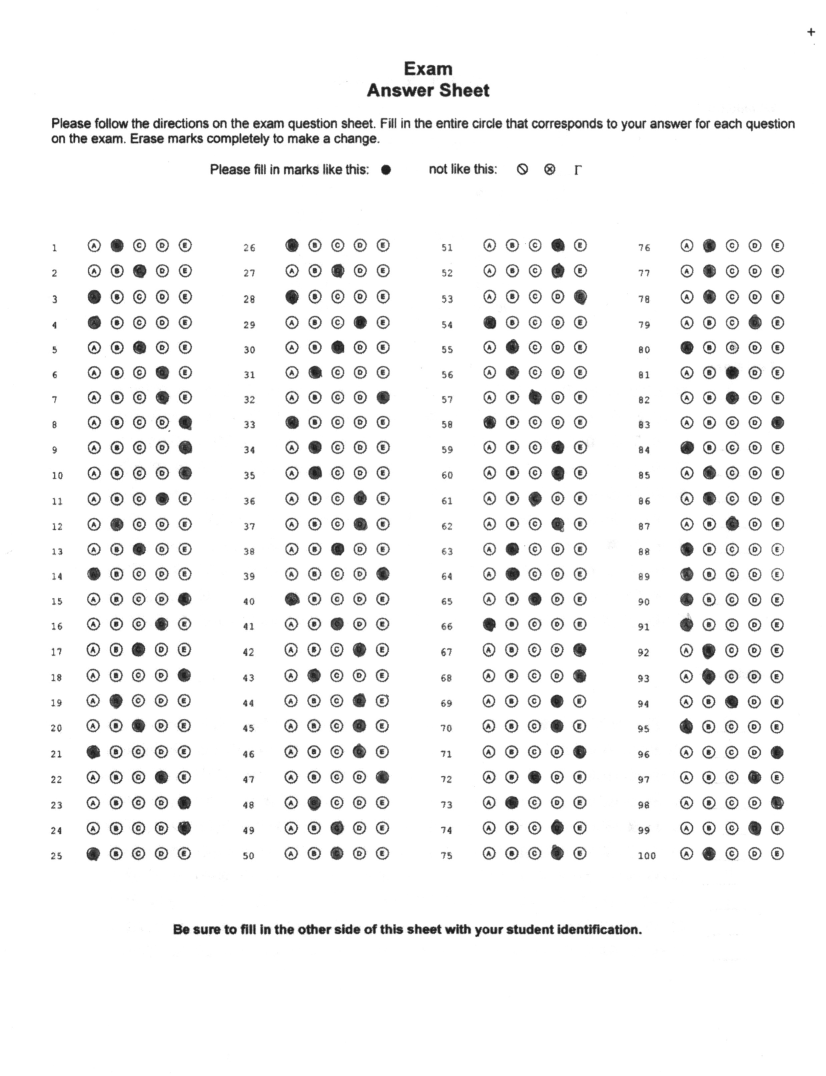
#> input picture app/flask/data_images/answer_key.png, 1652 x 2152 px (shown at 1/2 size)
$ python -i get_responses_200_first.py   (imports and definitions only)
#> lines starting #> are read from the running program, lines starting #| are printed output that depends on the picture; after the words box and inside, x2 and y2 are one past the last pixel; in counts of white or black regions, pixels touching at a corner belong together
import cv2
import os
import numpy as np

def get_bubble_bounding_boxes_first(image_path):
    # Check if the file exists
#> called with image_path = 'data_images/answer_key.png'
    if not os.path.exists(image_path):
        raise FileNotFoundError(f"Error: File '{image_path}' not found.")

    # Load the image
    image = cv2.imread(image_path)
#> image is the input picture: shape (2152, 1652, 3); min 18, max 255, mean 243.1

    # Check if the image was loaded successfully
    if image is None:
        raise ValueError(f"Error: Unable to load image '{image_path}'.")

    # Get the image dimensions
    height, width, channels = image.shape

    # Calculate the height of the top 1/5 of the image
    cut_off_height = height // 3

    # Crop the image to remove the top 1/5
    cropped_image = image[cut_off_height:height, 0:width]
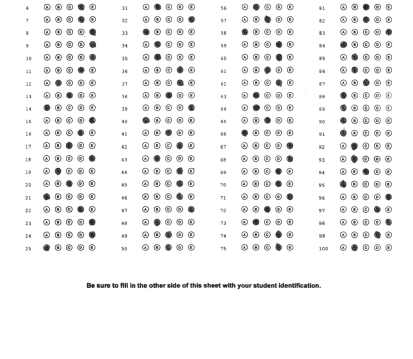
#> cropped_image: shape (1435, 1652, 3) (shown at 1/4 size); min 18, max 255, mean 242.4
    cropped_image = cv2.resize(cropped_image, (2200,1440))
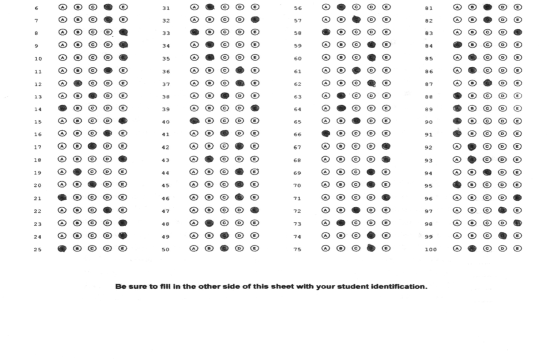
#> cropped_image: shape (1440, 2200, 3) (shown at 1/4 size); min 20, max 255, mean 242.4

    # Convert to grayscale
    gray = cv2.cvtColor(cropped_image, cv2.COLOR_BGR2GRAY)

    #cv2.imshow("Grayscaled", gray)
    #cv2.waitKey(0)

    # Apply Median Blur to reduce noise
    median_blurred = cv2.medianBlur(gray, 5)

    #cv2.imshow("Blurred", median_blurred)
    #cv2.waitKey(0)

    # Apply Bilateral Filtering to reduce noise while preserving edges
    bilateral_filtered = cv2.bilateralFilter(median_blurred, 9, 75, 75)

    #cv2.imshow("Bilateral Filtered", bilateral_filtered)
    #cv2.waitKey(0)#

    # Apply thresholding
    _, contourThresh = cv2.threshold(bilateral_filtered, 158, 255, cv2.THRESH_BINARY_INV)
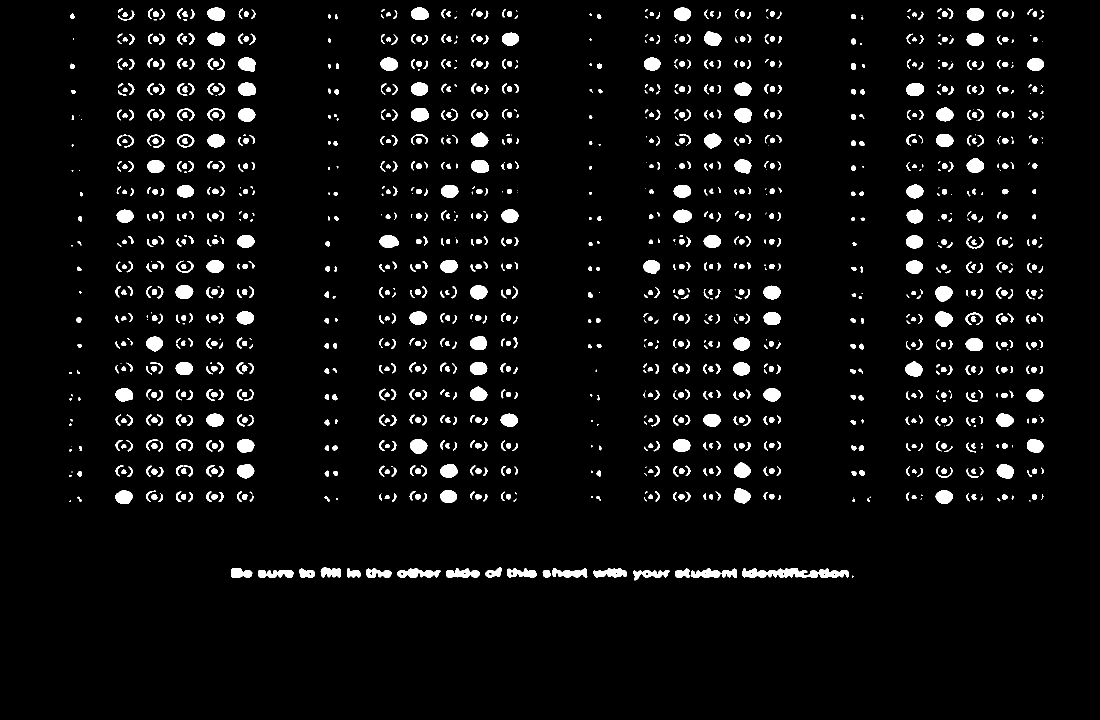
#> contourThresh: shape (1440, 2200) (shown at 1/2 size); 4.5% white; 1341 white regions (234 under 20 px), largest, box (x1, y1, x2, y2) and area: (1485, 1136, 1698, 1156) 2653, (794, 1136, 881, 1156) 1045, (892, 1136, 960, 1155) 876

    # Apply Morphological operations to remove noise
    kernel = np.ones((3, 3), np.uint8)
    morphed = cv2.morphologyEx(contourThresh, cv2.MORPH_OPEN, kernel)
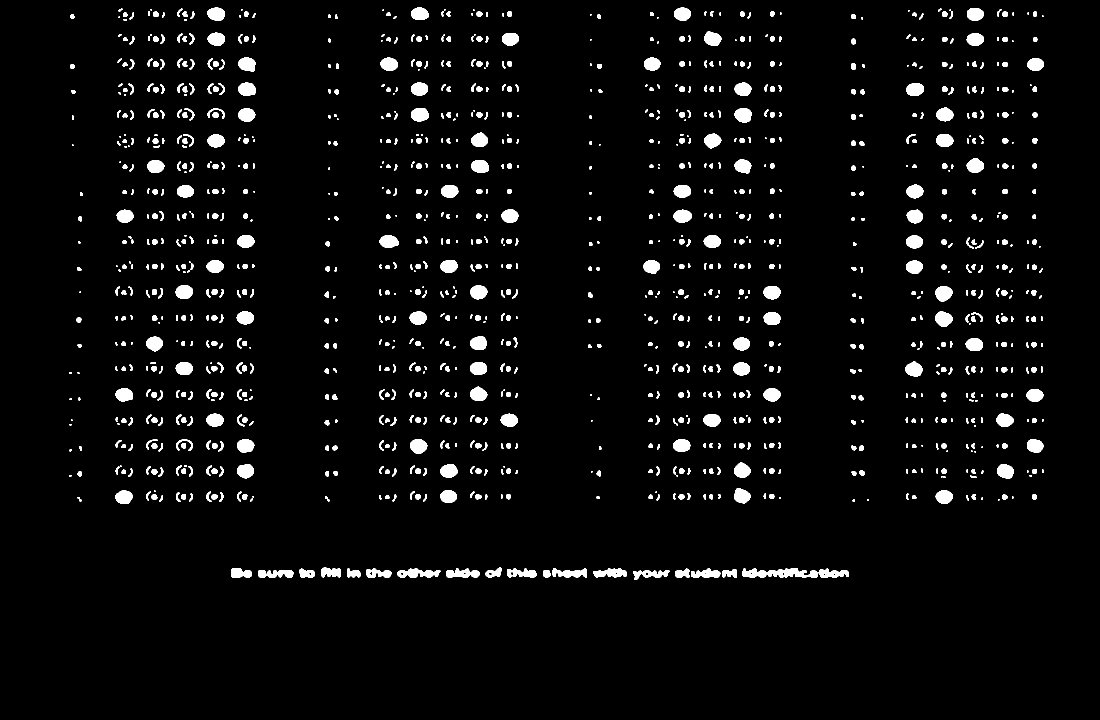
#> morphed: shape (1440, 2200) (shown at 1/2 size); 4.1% white; 1202 white regions (212 under 20 px)

    # Find contours
    contours, _ = cv2.findContours(morphed, cv2.RETR_EXTERNAL, cv2.CHAIN_APPROX_SIMPLE)
#> contours = 1202 contours, 341 with area under 20; largest, box (x1, y1, x2, y2) and area: (1485, 1136, 1636, 1155) 1723, (794, 1136, 881, 1156) 964, (892, 1136, 959, 1155) 799, (1187, 1136, 1254, 1155) 786, (1105, 1136, 1174, 1155) 776

    # Filter contours
    bubbles = [cnt for cnt in contours if 300 < cv2.contourArea(cnt) < 1500]
#> bubbles = 97 contours; largest, box (x1, y1, x2, y2) and area: (794, 1136, 881, 1156) 964, (892, 1136, 959, 1155) 799, (1187, 1136, 1254, 1155) 786, (1105, 1136, 1174, 1155) 776, (1870, 622, 1905, 654) 764

    # Extract bounding boxes for each detected bubble
    bounding_boxes = []
    for cnt in bubbles:
        x, y, w, h = cv2.boundingRect(cnt)
        bounding_boxes.append((x, y, w, h))
        cv2.rectangle(cropped_image, (x, y), (x + w, y + h), (0, 255, 0), 2)
#> this loop made 97 passes
#> (x, y, w, h) on passes 1 to 8: (1267, 1140, 72, 20), (516, 1140, 71, 16), (1444, 1138, 30, 17), (1637, 1137, 61, 19), (1382, 1137, 59, 18), (1350, 1137, 29, 18), (694, 1137, 27, 18), (599, 1137, 31, 19)
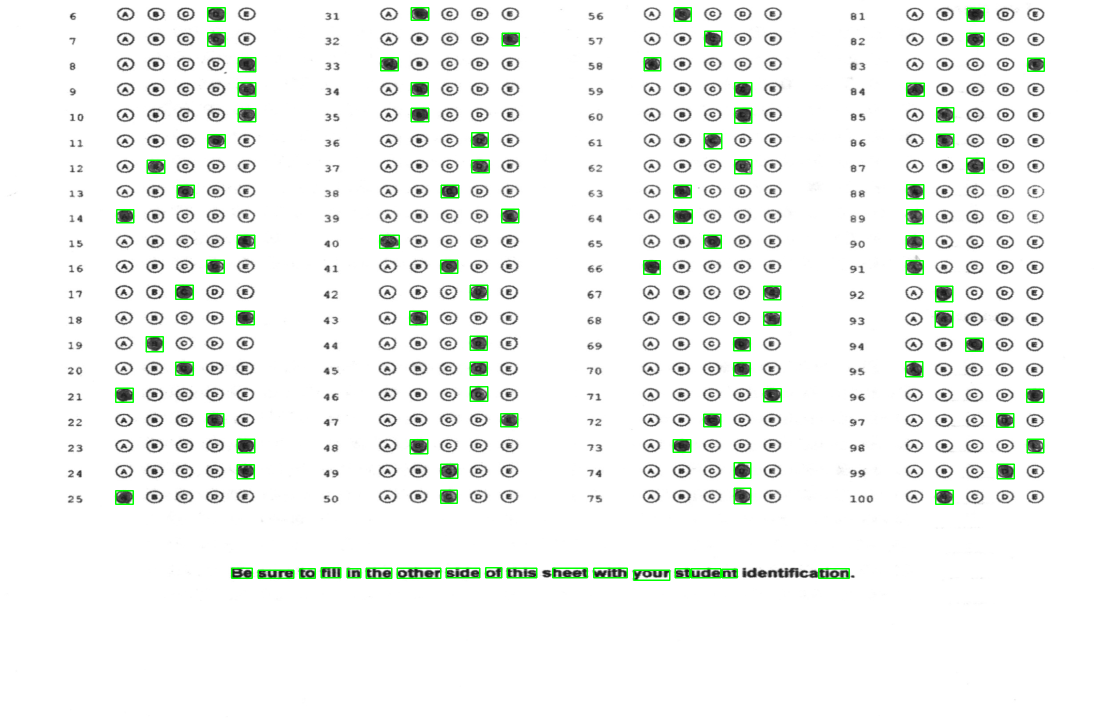
#> cropped_image: shape (1440, 2200, 3) (shown at 1/2 size); 1.15% of pixels changed, all inside (x1, y1, x2, y2) = (230, 14, 2090, 1162)
#> after the loop, bounding_boxes = 97 items, first 6: (1267, 1140, 72, 20), (516, 1140, 71, 16), (1444, 1138, 30, 17), (1637, 1137, 61, 19), (1382, 1137, 59, 18), (1350, 1137, 29, 18)

    #cv2.imshow("Responses", cropped_image)
    #cv2.waitKey(0)

    return bounding_boxes

#get_bubble_bounding_boxes_first('data_images/test_2_page_1.png')

>>> result = get_bubble_bounding_boxes_first('data_images/answer_key.png')
#> result has the same summary as bounding_boxes in get_bubble_bounding_boxes_first

$ run again, on app/flask/data_images/page_1.png
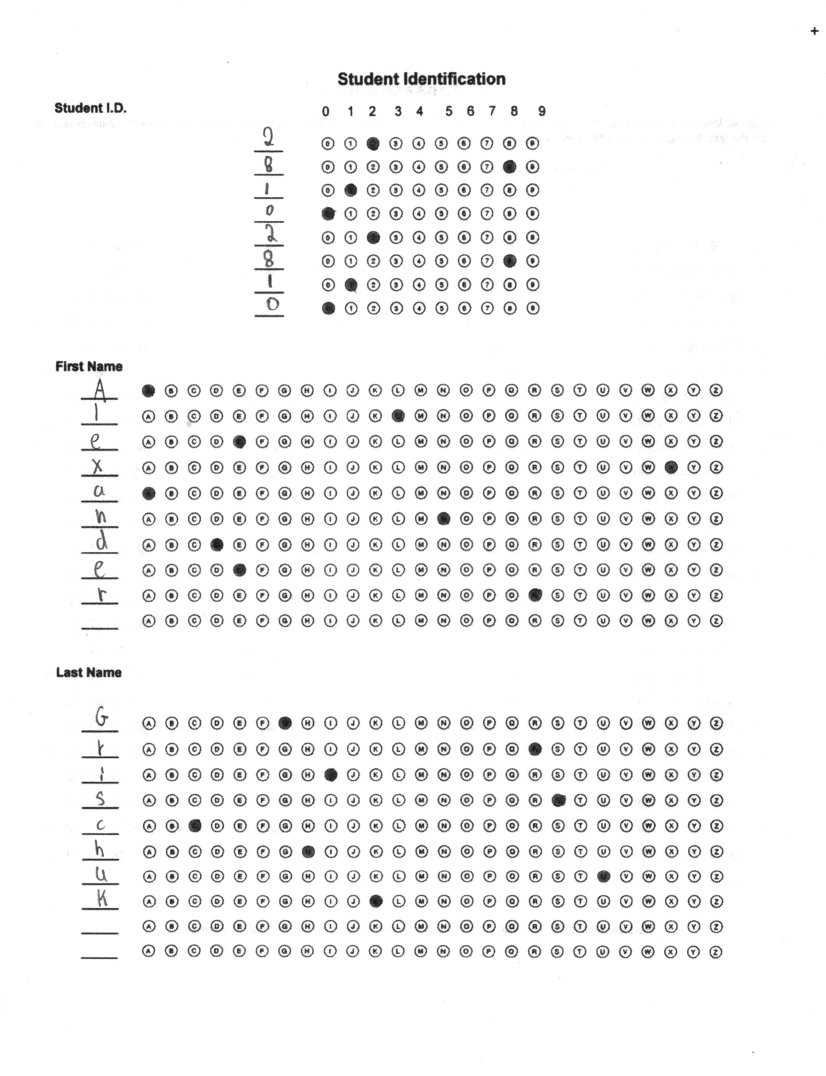
#> input picture app/flask/data_images/page_1.png, 1652 x 2152 px (shown at 1/2 size)
#> in get_bubble_bounding_boxes_first, image is the input picture: shape (2152, 1652, 3); min 17, max 255, mean 244.2
#> in get_bubble_bounding_boxes_first, `_, contourThresh = cv2.threshold(bilateral_filtered, 158, 255, cv2.THR..`:
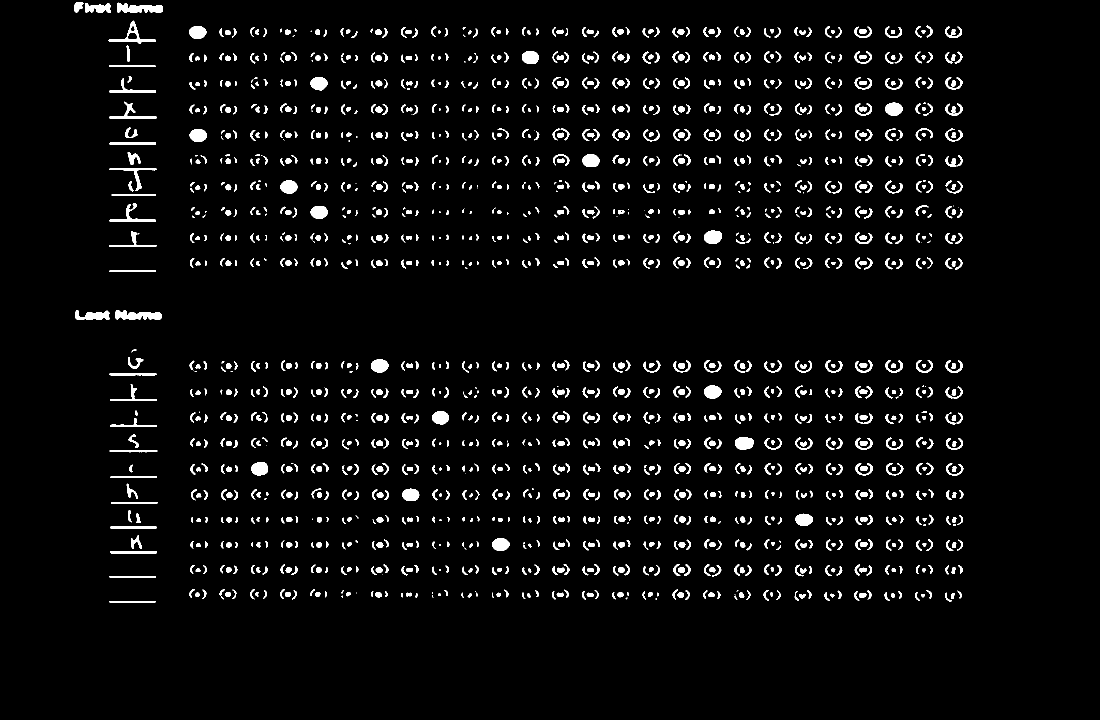
#> contourThresh: shape (1440, 2200) (shown at 1/2 size); 4.2% white; 1640 white regions (133 under 20 px), largest, box (x1, y1, x2, y2) and area: (234, 5, 326, 26) 1252, (231, 620, 323, 640) 1197, (151, 620, 219, 640) 852
#> morphed: shape (1440, 2200); 3.6% white; 1664 white regions (228 under 20 px)
#> contours = 1664 contours, 414 with area under 20; largest, box (x1, y1, x2, y2) and area: (234, 6, 326, 26) 1132, (231, 620, 323, 640) 1078, (151, 620, 219, 640) 761, (1470, 874, 1507, 900) 734, (1408, 461, 1444, 488) 731
#> bubbles = 29 contours; largest, box (x1, y1, x2, y2) and area: (234, 6, 326, 26) 1132, (231, 620, 323, 640) 1078, (151, 620, 219, 640) 761, (1470, 874, 1507, 900) 734, (1408, 461, 1444, 488) 731
#> the loop in get_bubble_bounding_boxes_first, `for cnt in bubbles:` made 29 passes
#> (x, y, w, h) on passes 1 to 8: (984, 1076, 35, 26), (1591, 1028, 35, 24), (804, 977, 34, 25), (502, 925, 34, 26), (1470, 874, 37, 26), (864, 823, 34, 26), (1408, 771, 35, 26), (220, 769, 94, 33)
#> after the loop in get_bubble_bounding_boxes_first, `for cnt in bubbles:`:
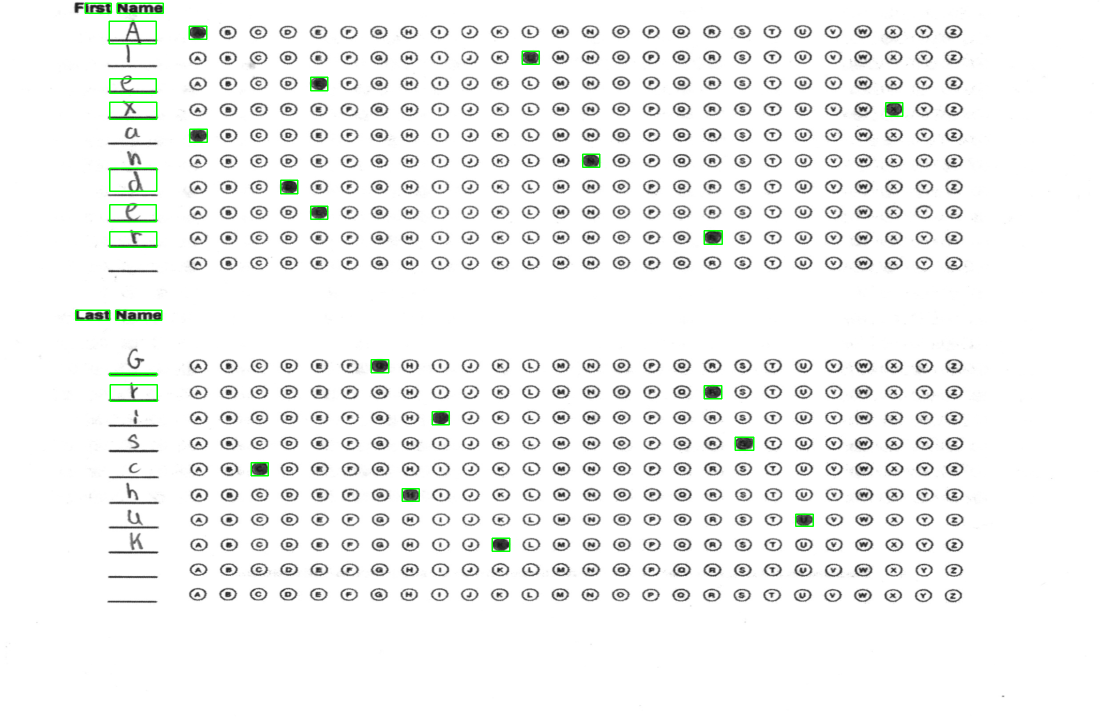
#> cropped_image: shape (1440, 2200, 3) (shown at 1/2 size); mean B, G, R 240.7, 241.9, 240.7
#> after the loop in get_bubble_bounding_boxes_first, `for cnt in bubbles:`: bounding_boxes = 29 items, first 6: (984, 1076, 35, 26), (1591, 1028, 35, 24), (804, 977, 34, 25), (502, 925, 34, 26), (1470, 874, 37, 26), (864, 823, 34, 26)
#> result has the same summary as bounding_boxes in get_bubble_bounding_boxes_first

$ run again, on app/flask/data_images/testDataColumn.png
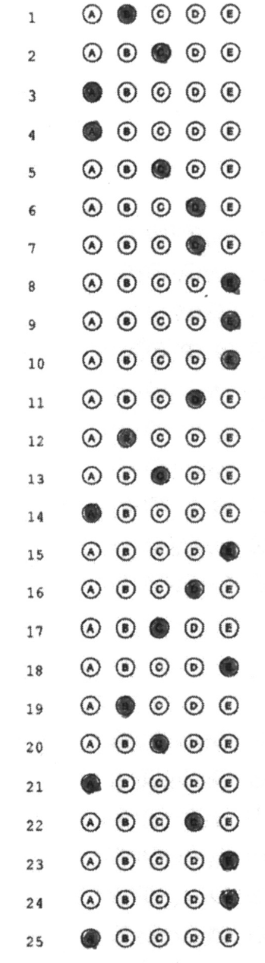
#> input picture app/flask/data_images/testDataColumn.png, 265 x 963 px
#> in get_bubble_bounding_boxes_first, image is the input picture: shape (963, 265, 3); min 23, max 255, mean 235
#> in get_bubble_bounding_boxes_first, `_, contourThresh = cv2.threshold(bilateral_filtered, 158, 255, cv2.THR..`:
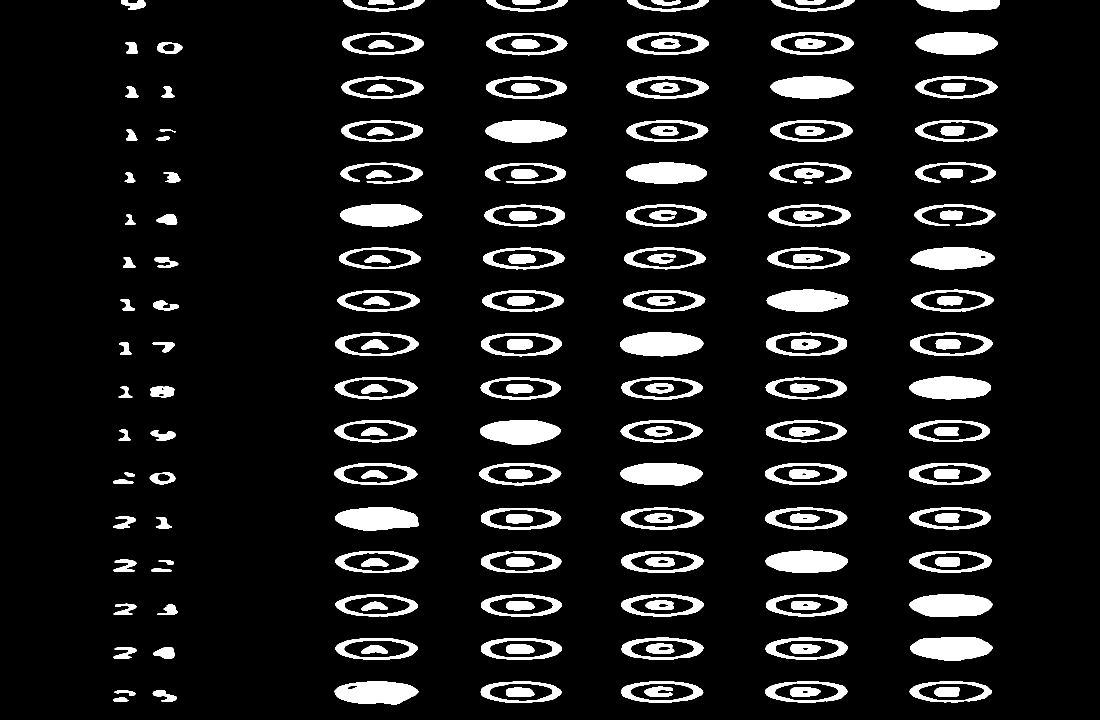
#> contourThresh: shape (1440, 2200) (shown at 1/2 size); 9.9% white; 191 white regions, largest, box (x1, y1, x2, y2) and area: (1240, 664, 1407, 713) 6332, (960, 840, 1122, 890) 6083, (1820, 1274, 1985, 1322) 6078
#> morphed: shape (1440, 2200); 9.9% white; 194 white regions (1 under 20 px)
#> contours = 139 contours, 1 with area under 20; largest, box (x1, y1, x2, y2) and area: (1240, 664, 1407, 713) 6158, (670, 665, 837, 712) 5980, (962, 666, 1124, 713) 5949, (1820, 665, 1985, 712) 5942, (1533, 665, 1694, 712) 5930
#> bubbles = 41 contours; largest, box (x1, y1, x2, y2) and area: (970, 326, 1132, 366) 1452, (1830, 325, 1992, 365) 1451, (1255, 0, 1418, 23) 1002, (973, 0, 1135, 23) 1002, (1543, 0, 1709, 23) 1002
#> the loop in get_bubble_bounding_boxes_first, `for cnt in bubbles:` made 41 passes
#> (x, y, w, h) on passes 1 to 8: (306, 1381, 48, 23), (1580, 1375, 61, 19), (1869, 1374, 51, 19), (306, 1294, 43, 23), (227, 1294, 46, 23), (315, 1209, 40, 21), (228, 1207, 45, 23), (227, 1119, 46, 25)
#> after the loop in get_bubble_bounding_boxes_first, `for cnt in bubbles:`:
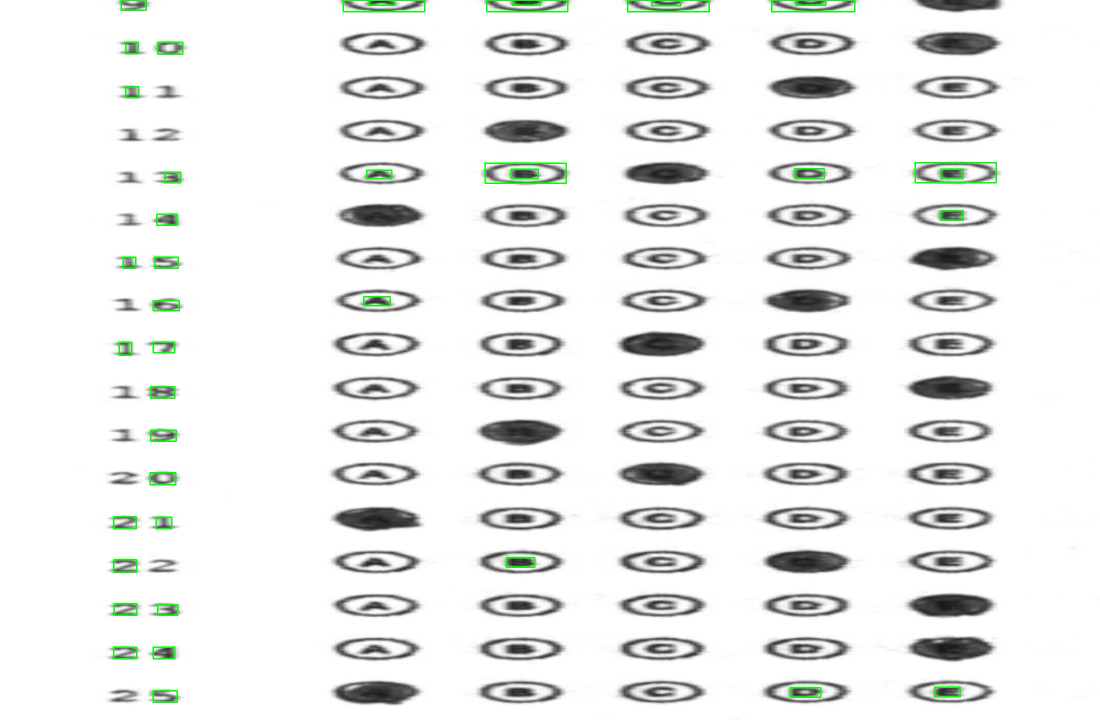
#> cropped_image: shape (1440, 2200, 3) (shown at 1/2 size); mean B, G, R 233.7, 235.3, 233.7
#> after the loop in get_bubble_bounding_boxes_first, `for cnt in bubbles:`: bounding_boxes = 41 items, first 6: (306, 1381, 48, 23), (1580, 1375, 61, 19), (1869, 1374, 51, 19), (306, 1294, 43, 23), (227, 1294, 46, 23), (315, 1209, 40, 21)
#> result has the same summary as bounding_boxes in get_bubble_bounding_boxes_first
